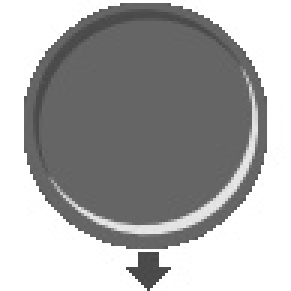
#> input picture IA/IA_Puissance4_GOUJON_François/images/disabled.jpg, 97 x 97 px, given in place of 1f09ce.jpg, which was not available (shown 3 times larger)
$ jupyter execute --allow-errors Preprocess.ipynb   (text cells are left out)
#> lines starting #> are read from the running program, lines starting #| are printed output that depends on the picture; pictures that were not available may be replaced by others from this repository, and a replacement may not be noted
[cell 1]
import numpy as np
import pandas as pd
import cv2
import os
import tqdm
from scipy.io import loadmat
import matplotlib.pyplot as plt

#> (a cell that did not finish here is left out)

[cell 3]
#  thresholding avec valeur de seuil automatique via optimisation OTSU
def thresholdingOTSU(image):
    return cv2.threshold(image, 0, 255, cv2.THRESH_BINARY + cv2.THRESH_OTSU)[1]
#canny edge detection
def canny(image, t1 = 100, t2= 400, ap = 3):
    return cv2.Canny(image, t1, t2, apertureSize = ap)
# grayscale
def get_grayscale(image):
    return cv2.cvtColor(image, cv2.COLOR_BGR2GRAY)

def loadpictures(rep_path, ids):
    train = []
    train_THD = []
    train_CED = []
    for new_file in tqdm.tqdm(ids):
        new_file = new_file + '.jpg'
        path_img = os.path.join(rep_path , new_file)
        x = cv2.imread(path_img)
        img = cv2.resize(x,(512,512))
        train.append(img)

        gray = get_grayscale(img)

        thd = thresholdingOTSU(gray)
        train_THD.append(thd)

        ced = canny(gray)
        train_CED.append(ced)

    X_train = np.array(train)
    X_train_thd = np.array(train_THD)
    X_train_ced = np.array(train_CED)

    return X_train, X_train_thd, X_train_ced

#> (a cell that did not finish here is left out)

#> (a cell that did not finish here is left out)

#> (a cell that did not finish here is left out)

[cell 7]
# On fait une liste avec le path de chaque image et une liste avec le path de chaque label (boite)
image_path = 'Datayolo/images/'
gt_path = 'Datayolo/ground_truth/'
def getpaths(rep_path):
    train_image_paths = []
    train_gt_paths = []
    train_id = []
    for new_file in tqdm.tqdm(os.listdir(rep_path)):
        if new_file != ".DS_Store":
            name_split = new_file.split('.')
            image_name = name_split[0]
            train_id.append(image_name)
            image_name = image_name + '.jpg'

            path_img = os.path.join(image_path , image_name)
            train_image_paths.append(path_img)
            train_gt_paths.append(os.path.join(rep_path , new_file))
    return train_image_paths, train_gt_paths, train_id

#> (a cell that did not finish here is left out)

[cell 9]
# Essai formatage ground truth
file = "Datayolo/ground_truth/1f09ce.txt"
#> (the rest of this cell did not finish here and is left out)

[cell 10]
X_final = []
Y_final = []
grid_h = 16   # on découpe l'image en une grille 16x16 pour les box
grid_w = 16
img_w = 512   # les images seront resize en 512x512
img_h = 512

#> (a cell that did not finish here is left out)

[cell 12]
X = np.array(X_final)
X_final = []
Y = np.array(Y_final)
Y_final = []

X = (X - 127.5)/127.5

[cell 13]
print(X.shape)
print(Y.shape)

[cell 14]
np.save('Datayolo/X.npy',X)
np.save('Datayolo/Y.npy',Y)
#> (the rest of this cell did not finish here and is left out)

[cell 15]
def bgrToRgb(image):
    b,g,r = cv2.split(image)
    rgb_img = cv2.merge([r,g,b])
    return rgb_img

def showimage(path_image, path_gt):
#> called with path_image = 'Datayolo/images/1f09ce.jpg', path_gt = 'Datayolo/ground_truth/1f09ce.txt'
    image = cv2.imread(path_image)
#> image is the input picture: shape (97, 97, 3); min 69, max 255, mean 168.8
    x_sl = 512/image.shape[1]
#> x_sl = 5.28
    y_sl = 512/image.shape[0]
#> y_sl = 5.28
    img = cv2.resize(image,(512,512))
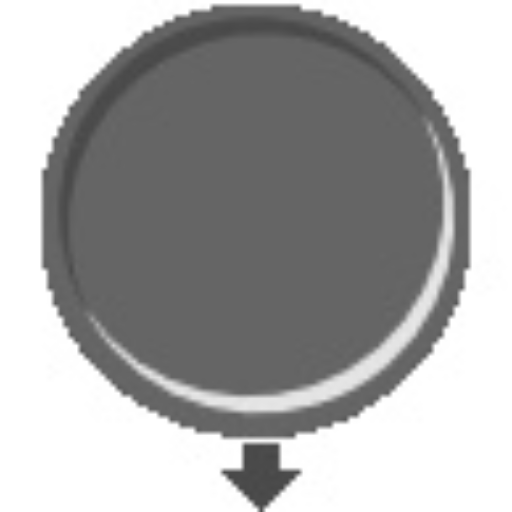
#> img: shape (512, 512, 3); min 70, max 255, mean 168.8
    i = " "
    if 'img' in path_gt:
        i = ", "

    name = open(path_gt , 'r')
    data = name.read()
    data = data.split("\n")
    data = data[:-1]

    for li in data:
        file_data = li.split(i)
        strr = file_data[4]
        box = file_data[:4]

        xmin = int(box[0])*x_sl
        xmax = int(box[2])*x_sl
        ymin = int(box[1])*y_sl
        ymax = int(box[3])*y_sl
        bbimg = cv2.rectangle(img,(int(xmin),int(ymin)),(int(xmax),int(ymax)) , color = (0,255,0))

    plt.imshow(bgrToRgb(bbimg))
    plt.show()

#> (a cell that did not finish here is left out)

#> (a cell that did not finish here is left out)

#> call 2 of showimage, with path_image = 'Datayolo/images/1aa5db.jpg', path_gt = 'Datayolo/ground_truth/1aa5db.txt'
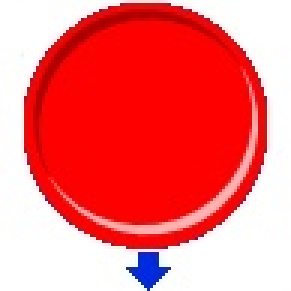
#> input picture IA/IA_Puissance4_GOUJON_François/images/drop.jpg, 97 x 97 px, given in place of 1aa5db.jpg, which was not available (shown 3 times larger)
#> in showimage, image is the input picture: shape (97, 97, 3); mean B, G, R 116.2, 114.2, 245.7
#> in showimage (call 2), `img = cv2.resize(image,(512,512))`:
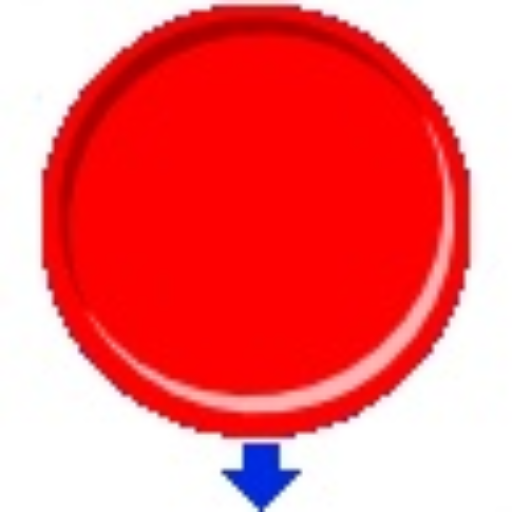
#> img: shape (512, 512, 3); mean B, G, R 116.1, 114.2, 245.6
